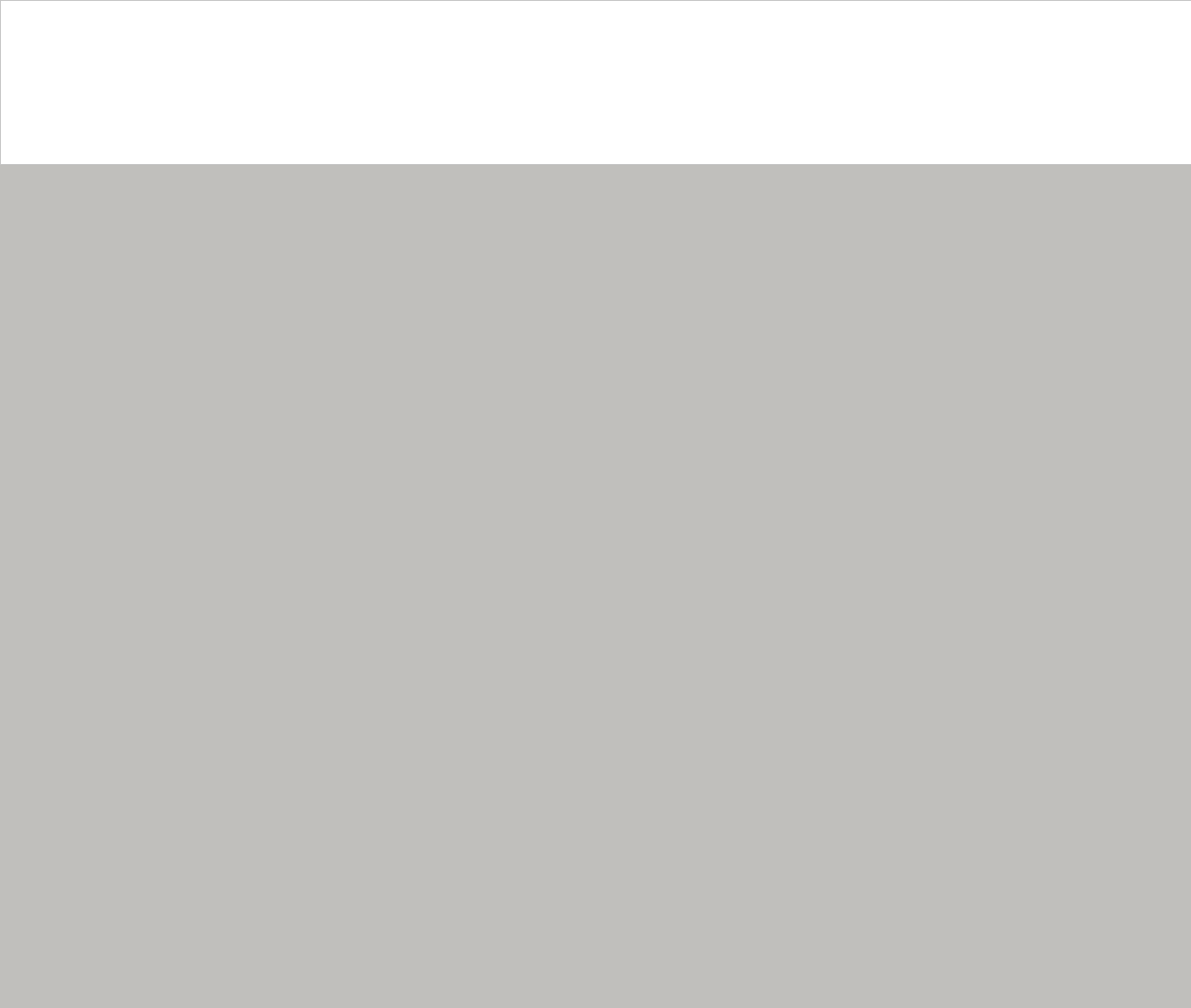
<?xml version="1.0" encoding="UTF-8"?>
<ui version="4.0">
 <class>ImageInfoWindow</class>
 <widget class="QDialog" name="ImageInfoWindow">
  <property name="windowModality">
   <enum>Qt::NonModal</enum>
  </property>
  <property name="geometry">
   <rect>
    <x>0</x>
    <y>0</y>
    <width>1300</width>
    <height>1100</height>
   </rect>
  </property>
  <property name="font">
   <font>
    <family>Roboto</family>
    <pointsize>14</pointsize>
    <italic>true</italic>
    <bold>false</bold>
   </font>
  </property>
  <property name="windowTitle">
   <string>Dialog</string>
  </property>
  <property name="windowIcon">
   <iconset theme="face-raspberry">
    <normaloff>../computer_vision/Analizador/Analizador_imagen/src/ImageInfoWindow</normaloff>../computer_vision/Analizador/Analizador_imagen/src/ImageInfoWindow</iconset>
  </property>
  <property name="styleSheet">
   <string notr="true">font: 250 italic 14pt &quot;Roboto&quot;;
border-top-color: rgb(249, 240, 107);
gridline-color: rgb(255, 255, 255);
background-color: rgb(192, 191, 188);</string>
  </property>
  <property name="modal">
   <bool>false</bool>
  </property>
  <widget class="QLabel" name="imageInfoLabel">
   <property name="geometry">
    <rect>
     <x>0</x>
     <y>0</y>
     <width>1600</width>
     <height>180</height>
    </rect>
   </property>
   <property name="font">
    <font>
     <family>Roboto</family>
     <pointsize>11</pointsize>
     <italic>false</italic>
     <bold>true</bold>
    </font>
   </property>
   <property name="styleSheet">
    <string notr="true">color: rgb(0, 0, 0);
background-color: rgb(255, 255, 255);
font: 700 11pt &quot;Roboto&quot;;
border-color: rgb(0, 0, 0);</string>
   </property>
   <property name="frameShape">
    <enum>QFrame::StyledPanel</enum>
   </property>
   <property name="frameShadow">
    <enum>QFrame::Raised</enum>
   </property>
   <property name="text">
    <string/>
   </property>
  </widget>
  <widget class="QCustomPlot" name="CustomPlot" native="true">
   <property name="geometry">
    <rect>
     <x>0</x>
     <y>190</y>
     <width>600</width>
     <height>450</height>
    </rect>
   </property>
  </widget>
  <widget class="QCustomPlot" name="ScatterPlot" native="true">
   <property name="geometry">
    <rect>
     <x>650</x>
     <y>190</y>
     <width>600</width>
     <height>450</height>
    </rect>
   </property>
  </widget>
 </widget>
 <customwidgets>
  <customwidget>
   <class>QCustomPlot</class>
   <extends>QWidget</extends>
   <header location="global">qcustomplot.h</header>
   <container>1</container>
  </customwidget>
 </customwidgets>
 <resources/>
 <connections/>
</ui>
